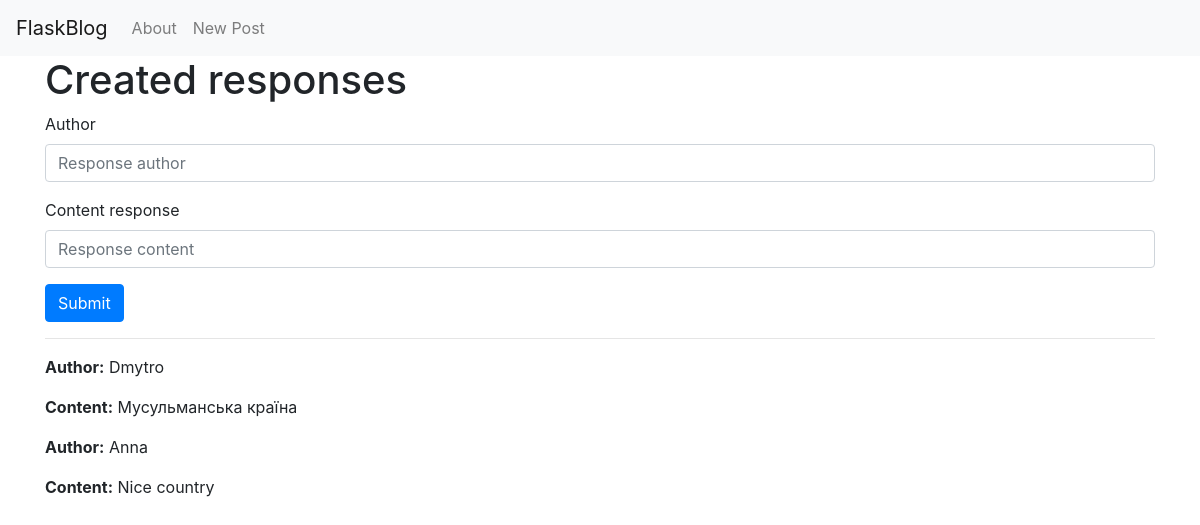
Page /1/created on the committed database.
### tables this page shows
CREATE TABLE response(
    id INTEGER PRIMARY KEY AUTOINCREMENT,
    created TIMESTAMP NOT NULL DEFAULT CURRENT_TIMESTAMP,
    content_response TEXT NOT NULL,
    author TEXT NOT NULL,
    post_id INTEGER,
    FOREIGN KEY (post_id) REFERENCES posts (id)
);

### app.py (the view, shortened to what this page needs)
@app.route('/<int:id>/created', methods=('GET', 'POST'))
def created(id):
    post = get_post(id)
    responses = get_responses(id)
    return render_template('created_response.html', post=post, responses=responses)

### app.py (called while the page is built)
def get_db_connection():
    conn = sqlite3.connect("database.db")
    conn.row_factory = sqlite3.Row
    return conn

def get_post(post_id):
    conn = get_db_connection()
    post = conn.execute("SELECT * FROM posts WHERE id = ?", (post_id,)).fetchone()
    conn.close()
    if post is None:
        abort(404)
    return post

def get_responses(post_id):
    conn = get_db_connection()
    responses = conn.execute("SELECT * FROM response WHERE post_id = ?", (post_id,)).fetchall()
    conn.close()
    return responses

### templates/created_response.html (shortened to what this page needs)
{% extends 'base.html' %}
{% block content %}
<h1>{% block title %} Created responses {% endblock %}</h1>
<form method="post">
    <div class="form-group">
        <label for="author">Author</label>
        <input type="text" name="author" placeholder="Response author" class="form-control">
    </div>
    <div class="form-group">
        <label for="content_response">Content response</label>
        <input type="text" name="content_response" placeholder="Response content" class="form-control">
    </div>
    <div class="form-group">
        <button type="submit" class="btn btn-primary">Submit</button>
    </div>
</form>
<hr>
{% for response in responses %}
    <div class="response">
        <p><strong>Author:</strong> {{ response['author'] }}</p>
        <p><strong>Content:</strong> {{ response['content_response'] }}</p>
    </div>
{% endfor %}
{% endblock %}

### rows in the picture
response: author "Dmytro", content_response "Мусульманська країна"
response: author "Anna", content_response "Nice country"
